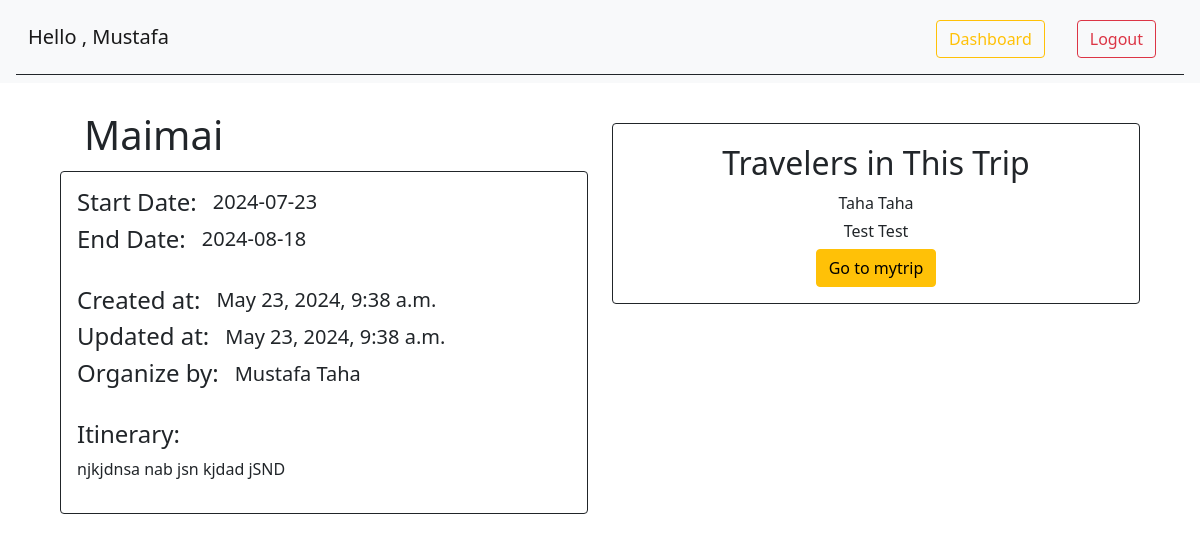
The page /trips/9 (signed in) on the database its author committed.
### exam_app/models.py (models this page shows)
class User(models.Model):
    first_name = models.CharField(max_length=45)
    last_name = models.CharField(max_length=45)
    email = models.CharField(max_length=127)
    password = models.CharField(max_length=50)
    birthday = models.DateField(null=True)
    created_at = models.DateTimeField(auto_now_add=True)
    updated_at = models.DateTimeField(auto_now=True)
    objects = UserManager()

class Trip(models.Model):
    destination = models.CharField(max_length=255)
    start_date = models.DateField()
    end_date = models.DateField()
    desc = models.TextField()
    created_by = models.ForeignKey(User,related_name="created_trips",on_delete=models.CASCADE)
    travelers = models.ManyToManyField(User,related_name="trips")
    created_at = models.DateTimeField(auto_now_add=True)
    updated_at = models.DateTimeField(auto_now=True)
    objects = TripManager()

### exam_app/views.py (the view)
# urls.py: path('trips/<int:tripID>',views.show_trip),
def show_trip(request,tripID):
    trip = Trip.objects.get(id=tripID)
    if not 'userID' in request.session :
        return redirect('exam:main_page')
    userID = int(request.session['userID'])
    data = {
        'user' : User.objects.get(id=userID),
        'trip' : trip,
    }
    return render(request,'show_trip.html',data)

### exam_app/templates/show_trip.html (shortened to what this page needs)
<!DOCTYPE html>
<html lang="en">
<head>
    <link href="https://cdn.jsdelivr.net/npm/bootstrap@5.0.2/dist/css/bootstrap.min.css" rel="stylesheet"
>
    {%load static %}
    <link rel="stylesheet" href="{%static 'css/mainPage_style.css'%}">
</head>
<body>
    <nav class="navbar navbar-expand-lg navbar-light bg-light ">
        <div class="container-fluid mt-1 mx-3 pt-1 pb-3 border-bottom border-dark">
            <a class="navbar-brand" href="/main_page">Hello , {{user.first_name}}</a>
            <div class="d-flex  align-items-center justify-content-end mt-1">
                <form action='/' class="  mx-3">
                    <button class="mybtn btn btn-outline-warning" type="submit">Dashboard</button>
                </form>
                <form action='/logout' class="  mx-3">
                    <button class="mybtn btn btn-outline-danger" type="submit">Logout</button>
                </form>
            </div>
    </nav>
    <div class="row  mt-4 mx-5">
        <div class="col-md-6">
            <h1 class="card-title py-1 px-4 mb-2 border-light">{{trip.destination}}</h1>
            <div class="card border-dark">
                <div class="card-body d-flex flex-column ">
                    <div class="d-flex  align-items-center">
                        <h4>Start Date: </h4>
                        <h5 class="mx-3">{{trip.start_date|date:'Y-m-d'}}</h5>
                    </div>
                    <div class="d-flex  align-items-center ">
                        <h4>End Date:</h4>
                        <h5 class="mx-3">{{trip.end_date|date:'Y-m-d'}}</h5>
                    </div>
                    <div class=" mt-4 d-flex  align-items-center">
                        <h4>Created at: </h4>
                        <h5 class="mx-3">{{trip.created_at}}</h5>
                    </div>
                    <div class="d-flex  align-items-center">
                        <h4>Updated at:</h4>
                        <h5 class="mx-3">{{trip.updated_at}}</h5>
                    </div>
                    <div class="d-flex  align-items-center">
                        <h4>Organize by:</h4>
                        <h5 class="mx-3">{{trip.created_by.first_name}} {{trip.created_by.last_name}}</h5>
                    </div>
                    <h4 class="mt-4">Itinerary:</h4>
                    <p> {{trip.desc}}</p>
                </div>
            </div>
        </div>
        <div class="col-md-6">
            <h2 class="card-title py-1 px-4 mb-2 bor">  </h2>
            <div class="card border-dark">
                <div class="card-body text-center ">
                    <h2 class="card-title py-1 px-4 mb-2 bor">Travelers in This Trip</h2>
                    {%for user in trip.travelers.all%}
                        <h6>{{user.first_name}} {{user.last_name}}</h6>
                    {%endfor%}
                    <a href="/trips/mytrip" class="btn btn-warning"> Go to mytrip </a>
                </div>
            </div>
        </div>
    </div>
</body>
</html>

### exam_app/static/css/mainPage_style.css (style rules this page uses)
* { padding: 0px; margin: 0px; }

### rows shown on the page
User: first_name "Mustafa"
Trip: destination "Maimai", start_date "2024-07-23", end_date "2024-08-18", created_at "May 23, 2024, 9:38 a.m.", updated_at "May 23, 2024, 9:38 a.m.", created_by.first_name "Mustafa", created_by.last_name "Taha", desc "njkjdnsa nab jsn kjdad jSND"
User: first_name "Taha", last_name "Taha"
User: first_name "Test", last_name "Test"
